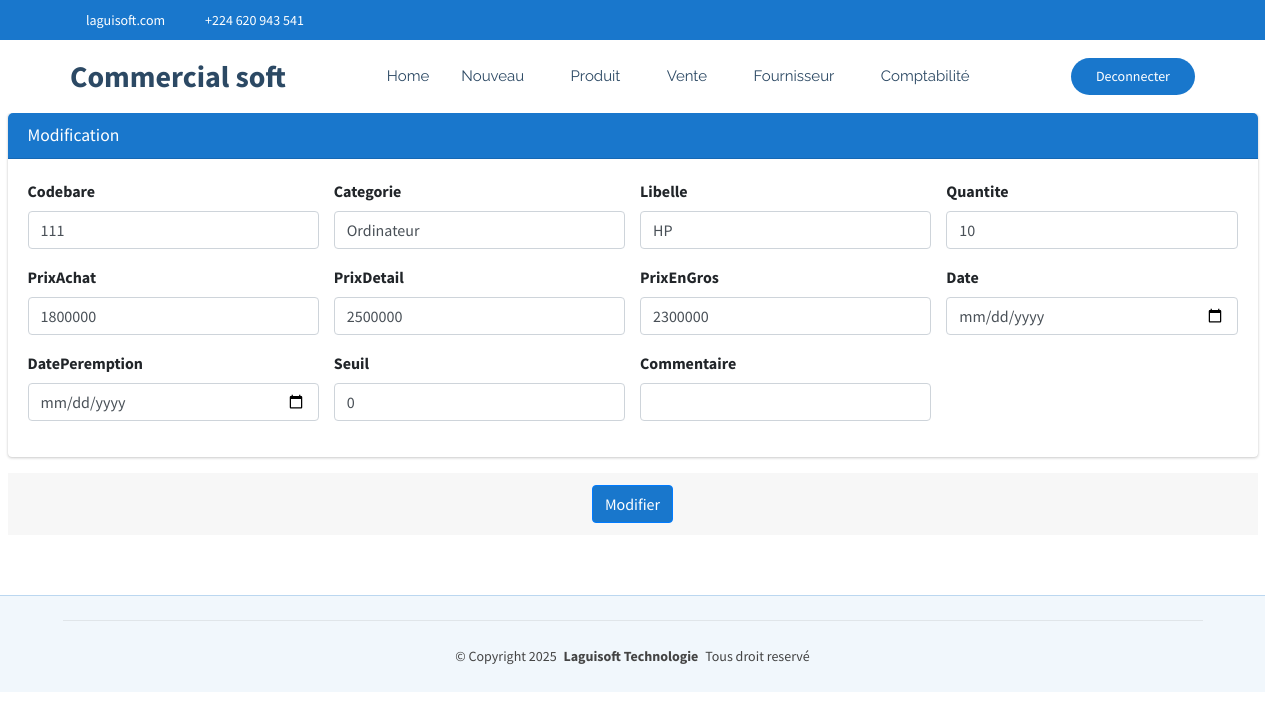
Screenshot of /commerce/produit/modification/1/ (signed in) with the database file from the repository.
### CommercialSoft/models.py (models this page shows, shortened)
class Produit(models.Model):
    codebare=models.CharField(max_length=100, unique=True, null=True, blank=True)
    categorie=models.ForeignKey(Categorie, on_delete=models.SET_NULL, null=True, blank=True)
    libelle=models.CharField(max_length=60, unique=True)
    quantite=models.IntegerField()
    prixAchat=models.DecimalField(max_digits=30, decimal_places=0)
    prixEnGros=models.DecimalField(max_digits=30, decimal_places=0)
    prixDetail=models.DecimalField(max_digits=30, decimal_places=0)
    autrePrix=models.DecimalField(max_digits=30, decimal_places=0, default=0)
    date=models.DateField(default=timezone.now)
    datePeremption=models.DateField(default=timezone.now)
    seuil=models.PositiveIntegerField(default=0)
    commentaire=models.CharField(max_length=60, null=True, blank=True)
    quantiteTotal=models.PositiveBigIntegerField(default=0)

### CommercialSoft/views.py (the view)
# urls.py: path('produit/modification/<int:pk>/', views.produit_edit,name="commerce_produitEdit"),
@login_required
@user_passes_test(est_admin_ou_gestionnaire)
def produit_edit(request, pk):
    produit = get_object_or_404(Produit, pk=pk)
    if request.method == "POST":
        form = ProduitForm(request.POST, instance=produit)
        if form.is_valid():
            form.save()
            messages.success(request, "Produit mise à jour avec succès!")
            return redirect('commerce_produit')
        else:
            messages.error(request, "Erreur lors de la mise à jour de la produit.")
    else:
        form = ProduitForm(instance=produit)
    return render(request, 'CommercialSoft/modification.html', {'form': form})

### CommercialSoft/forms.py
class ProduitForm(forms.ModelForm):
    class Meta:
        model = Produit
        fields = ['codebare','categorie','libelle','quantite','prixAchat','prixDetail','prixEnGros','date','datePeremption','seuil','commentaire']
        widgets = {
            'codebare': forms.TextInput(attrs={'class': 'form-control'}),
            'categorie': forms.Select(attrs={'class': 'form-control'}),
            'libelle': forms.TextInput(attrs={'class': 'form-control'}),
            'quantite': forms.NumberInput(attrs={'class': 'form-control'}),
            'prixAchat': forms.NumberInput(attrs={'class': 'form-control'}),
            'prixDetail': forms.NumberInput(attrs={'class': 'form-control'}),
            'prixEnGros': forms.NumberInput(attrs={'class': 'form-control'}),
            'date': forms.DateInput(attrs={'class': 'form-control', 'type': 'date','id':'idDateEnregistrement'}),
            'datePeremption': forms.DateInput(attrs={'class': 'form-control', 'type': 'date','id':'idDatePeremption'}),
            'seuil': forms.NumberInput(attrs={'class': 'form-control'}),
            'commentaire': forms.TextInput(attrs={'class': 'form-control'}),
        }

### CommercialSoft/models.py (called while the page is built)
    def __str__(self):
        return self.nom

### CommercialSoft/views.py (called while the page is built)
def est_admin_ou_gestionnaire(user):
    return (
        user.groups.filter(name="Administrateur").exists()
        or user.groups.filter(name="Gestionnaire").exists()
    )

### CommercialSoft/templates/CommercialSoft/modification.html (shortened to what this page needs)
{% extends "CommercialSoft/starter-page.html" %}
{% load static %}
{% block css %}
    <link rel="stylesheet" href="{% static 'autre/plugins/fontawesome-free/css/all.min.css' %}">
    <link rel="stylesheet" href="https://code.ionicframework.com/ionicons/2.0.1/css/ionicons.min.css">
  <link rel="stylesheet" href="{% static 'autre/plugins/sweetalert2-theme-bootstrap-4/bootstrap-4.min.css' %}">
    <link rel="stylesheet" href="{% static 'autre/dist/css/adminlte.min.css' %}">
    <link rel="stylesheet" href="{% static 'autre/plugins/toastr/toastr.min.css' %}">
{% endblock %}
{% block corp %}
<section class="content pt-0">
  <div class="container-fluid">
    <div class="row">
      <div class="col-md-12">
        <div class="card card-primary">
          <div class="card-header">
            <h3 class="card-title">Modification</h3>
          </div>
          <form role="form" action="" class="form-horizontal" method="post">
            <div class="card-body">
              <div class="row justify-content-center">
                  {% for field in form %}
                  <div class="col-md-3">
                      <div class="form-group">
                          <label class="form-label">{{ field.label }}</label>
                          {{ field }}
                      </div>
                  </div>
                  {% if forloop.counter|divisibleby:4 %}
                  </div><div class="row">
                  {% endif %}
                  {% endfor %}
              </div>
            </div>
            </div>
            <div class="card-footer text-center">
              <button type="submit" class="btn btn-primary">Modifier</button>
            </div>
        </div>
      </div>
    </div>
</section>
  {% endblock %}

### CommercialSoft/static/clinique/assets/css/main.css (style rules this page uses)
:root { --default-font: "Roboto", system-ui, -apple-system, "Segoe UI", Roboto, "Helvetica Neue", Arial, "Noto Sans", "Liberation Sans", sans-serif, "Apple Color Emoji", "Segoe UI Emoji", "Segoe UI Symbol", "Noto Color Emoji"; --heading-font: "Poppins", sans-serif; --nav-font: "Raleway", sans-serif; }
:root { --background-color: #ffffff; --default-color: #444444; --heading-color: #2c4964; --accent-color: #1977cc; --surface-color: #ffffff; --contrast-color: #ffffff; }
:root { --nav-color: #2c4964; --nav-hover-color: #1977cc; --nav-mobile-background-color: #ffffff; --nav-dropdown-background-color: #ffffff; --nav-dropdown-color: #2c4964; --nav-dropdown-hover-color: #1977cc; }
:root { scroll-behavior: smooth; }
body { color: var(--default-color); background-color: var(--background-color); font-family: var(--default-font); }
h1, h2, h3, h4, h5, h6 { color: var(--heading-color); font-family: var(--heading-font); }
section, .section { color: var(--default-color); background-color: var(--background-color); padding: 60px 0; scroll-margin-top: 72px; overflow: clip; }

### rows the page displays
Produit: form "111" "Ordinateur" "HP" "10" "1800000" "2500000" "2300000" "0"

### other values shown
{{ field.label }} "Codebare" "Categorie" "Libelle" "Quantite" "PrixAchat" "PrixDetail" "PrixEnGros" "Date" "DatePeremption" "Seuil" "Commentaire"
